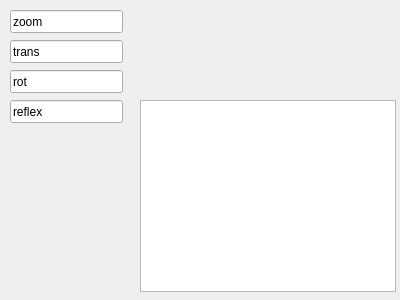
<?xml version="1.0" encoding="UTF-8"?>
<ui version="4.0">
 <class>Form</class>
 <widget class="QWidget" name="Form">
  <property name="geometry">
   <rect>
    <x>0</x>
    <y>0</y>
    <width>400</width>
    <height>300</height>
   </rect>
  </property>
  <property name="windowTitle">
   <string>Form</string>
  </property>
  <widget class="QGraphicsView" name="graphicsView">
   <property name="geometry">
    <rect>
     <x>140</x>
     <y>100</y>
     <width>256</width>
     <height>192</height>
    </rect>
   </property>
  </widget>
  <widget class="QLineEdit" name="lineEdit">
   <property name="geometry">
    <rect>
     <x>10</x>
     <y>10</y>
     <width>113</width>
     <height>23</height>
    </rect>
   </property>
   <property name="text">
    <string>zoom</string>
   </property>
  </widget>
  <widget class="QLineEdit" name="lineEdit_2">
   <property name="geometry">
    <rect>
     <x>10</x>
     <y>40</y>
     <width>113</width>
     <height>23</height>
    </rect>
   </property>
   <property name="text">
    <string>trans</string>
   </property>
  </widget>
  <widget class="QLineEdit" name="lineEdit_3">
   <property name="geometry">
    <rect>
     <x>10</x>
     <y>70</y>
     <width>113</width>
     <height>23</height>
    </rect>
   </property>
   <property name="text">
    <string>rot</string>
   </property>
  </widget>
  <widget class="QLineEdit" name="lineEdit_4">
   <property name="geometry">
    <rect>
     <x>10</x>
     <y>100</y>
     <width>113</width>
     <height>23</height>
    </rect>
   </property>
   <property name="text">
    <string>reflex</string>
   </property>
  </widget>
 </widget>
 <resources/>
 <connections/>
</ui>
